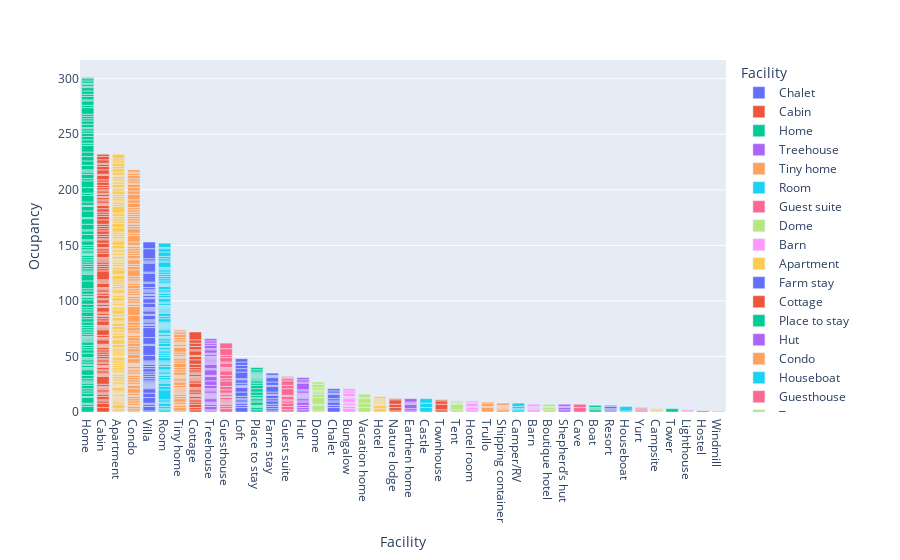

This figure's notebook cell:
### Code cell
fig = px.bar(
    df3,
    y = df3['Ocupancy'],
    x = df3['Facility'],
    color = 'Facility'
    
)

fig.update_layout(
    xaxis={'categoryorder': 'total descending'}
)

fig.show()

### Figure 1 — Plotly figure (JSON) as saved in the notebook; plotly's stock layout.template omitted (floating-point values rounded to 4 significant figures)
{"data": [{"alignmentgroup": "True", "hovertemplate": "Facility=%{x}<br>Ocupancy=%{y}<extra></extra>", "legendgroup": "Chalet", "marker": {"color": "#636efa", "pattern": {"shape": ""}}, "name": "Chalet", "offsetgroup": "Chalet", "orientation": "v", "showlegend": true, "textposition": "auto", "type": "bar", "x": ["Chalet", "Chalet", "Chalet", "Chalet", "Chalet", "Chalet", "Chalet", "Chalet", "Chalet"], "xaxis": "x", "y": [4, 2, 3, 1, 2, 4, 1, 2, 2], "yaxis": "y"}, {"alignmentgroup": "True", "hovertemplate": "Facility=%{x}<br>Ocupancy=%{y}<extra></extra>", "legendgroup": "Cabin", "marker": {"color": "#EF553B", "pattern": {"shape": ""}}, "name": "Cabin", "offsetgroup": "Cabin", "orientation": "v", "showlegend": true, "textposition": "auto", "type": "bar", "x": ["Cabin", "Cabin", "Cabin", "Cabin", "Cabin", "Cabin", "Cabin", "Cabin", "Cabin", "Cabin", "Cabin", "Cabin", "Cabin", "Cabin", "Cabin", "Cabin", "Cabin", "Cabin", "Cabin", "Cabin", "Cabin", "Cabin", "Cabin", "Cabin", "Cabin", "Cabin", "Cabin", "Cabin", "Cabin", "Cabin", "Cabin", "Cabin", "Cabin", "Cabin", "Cabin", "Cabin", "Cabin", "Cabin", "Cabin", "Cabin", "Cabin", "Cabin", "Cabin", "Cabin", "Cabin", "Cabin", "Cabin", "Cabin", "Cabin", "Cabin", "Cabin", "Cabin", "Cabin", "Cabin", "Cabin", "Cabin", "Cabin", "Cabin", "Cabin", "Cabin", "Cabin", "Cabin", "Cabin", "Cabin", "Cabin", "Cabin", "Cabin", "Cabin", "Cabin", "Cabin", "Cabin", "Cabin", "Cabin", "Cabin", "Cabin", "Cabin", "Cabin", "Cabin", "Cabin", "Cabin", "Cabin", "Cabin", "Cabin", "Cabin", "Cabin", "Cabin", "Cabin", "Cabin", "Cabin", "Cabin", "Cabin", "Cabin", "Cabin", "Cabin", "Cabin", "Cabin", "Cabin", "Cabin", "Cabin", "Cabin", "Cabin", "Cabin", "Cabin", "Cabin", "Cabin", "Cabin", "Cabin", "Cabin", "Cabin", "Cabin", "Cabin", "Cabin", "Cabin", "Cabin", "Cabin", "Cabin"], "xaxis": "x", "y": [4, 4, 2, 1, 3, 2, 1, 1, 2, 1, 1, 1, 2, 7, 1, 1, 1, 2, 1, 2, 1, 1, 2, 1, 2, 1, 2, 2, 2, 2, 2, 1, 1, 1, 4, 1, 1, 2, 5, 1, 1, 1, 1, 4, 2, 2, 1, 2, 1, 4, 1, 2, 1, 3, 1, 3, 2, 1, 2, 1, 1, 4, 1, 1, 1, 8, 2, 2, 2, 2, 1, 1, 1, 1, 4, 2, 2, 1, 4, 3, 1, 2, 2, 3, 2, 2, 2, 4, 3, 2, 2, 3, 3, 1, 1, 2, 1, 2, 1, 2, 1, 2, 1, 2, 2, 3, 2, 4, 1, 4, 3, 2, 1, 3, 3, 2], "yaxis": "y"}, {"alignmentgroup": "True", "hovertemplate": "Facility=%{x}<br>Ocupancy=%{y}<extra></extra>", "legendgroup": "Home", "marker": {"color": "#00cc96", "pattern": {"shape": ""}}, "name": "Home", "offsetgroup": "Home", "orientation": "v", "showlegend": true, "textposition": "auto", "type": "bar", "x": ["Home", "Home", "Home", "Home", "Home", "Home", "Home", "Home", "Home", "Home", "Home", "Home", "Home", "Home", "Home", "Home", "Home", "Home", "Home", "Home", "Home", "Home", "Home", "Home", "Home", "Home", "Home", "Home", "Home", "Home", "Home", "Home", "Home", "Home", "Home", "Home", "Home", "Home", "Home", "Home", "Home", "Home", "Home", "Home", "Home", "Home", "Home", "Home", "Home", "Home", "Home", "Home", "Home", "Home", "Home", "Home", "Home", "Home", "Home", "Home", "Home", "Home", "Home", "Home", "Home", "Home", "Home", "Home", "Home", "Home", "Home", "Home", "Home", "Home", "Home", "Home", "Home", "Home", "Home", "Home", "Home", "Home", "Home", "Home", "Home", "Home", "Home", "Home", "Home", "Home", "Home", "Home", "Home", "Home", "Home", "Home", "Home", "Home", "Home", "Home", "Home", "Home", "Home", "Home", "Home", "Home", "Home", "Home", "Home", "Home", "Home", "Home", "Home", "Home", "Home", "Home", "Home", "Home", "Home", "Home", "Home"], "xaxis": "x", "y": [5, 2, 1, 5, 1, 3, 2, 2, 3, 2, 1, 1, 2, 3, 5, 1, 1, 2, 1, 2, 2, 1, 1, 4, 3, 2, 2, 3, 1, 1, 1, 1, 1, 2, 2, 2, 2, 2, 3, 3, 2, 4, 2, 2, 3, 4, 2, 1, 2, 3, 2, 7, 6, 1, 1, 1, 2, 2, 2, 2, 2, 2, 2, 1, 1, 2, 1, 2, 2, 4, 1, 5, 3, 1, 5, 5, 1, 6, 4, 1, 3, 6, 2, 5, 6, 2, 4, 2, 1, 1, 4, 4, 4, 4, 6, 2, 3, 3, 3, 2, 2, 1, 3, 3, 2, 2, 2, 6, 2, 4, 1, 3, 2, 3, 3, 1, 2, 1, 2, 2, 1], "yaxis": "y"}, {"alignmentgroup": "True", "hovertemplate": "Facility=%{x}<br>Ocupancy=%{y}<extra></extra>", "legendgroup": "Treehouse", "marker": {"color": "#ab63fa", "pattern": {"shape": ""}}, "name": "Treehouse", "offsetgroup": "Treehouse", "orientation": "v", "showlegend": true, "textposition": "auto", "type": "bar", "x": ["Treehouse", "Treehouse", "Treehouse", "Treehouse", "Treehouse", "Treehouse", "Treehouse", "Treehouse", "Treehouse", "Treehouse", "Treehouse", "Treehouse", "Treehouse", "Treehouse", "Treehouse", "Treehouse", "Treehouse", "Treehouse", "Treehouse", "Treehouse", "Treehouse", "Treehouse", "Treehouse", "Treehouse", "Treehouse", "Treehouse", "Treehouse", "Treehouse", "Treehouse", "Treehouse", "Treehouse", "Treehouse", "Treehouse", "Treehouse", "Treehouse", "Treehouse", "Treehouse"], "xaxis": "x", "y": [1, 1, 3, 2, 1, 1, 3, 1, 1, 1, 1, 1, 2, 1, 1, 3, 4, 4, 1, 5, 1, 4, 1, 1, 1, 1, 1, 1, 1, 2, 1, 3, 1, 3, 2, 2, 2], "yaxis": "y"}, {"alignmentgroup": "True", "hovertemplate": "Facility=%{x}<br>Ocupancy=%{y}<extra></extra>", "legendgroup": "Tiny home", "marker": {"color": "#FFA15A", "pattern": {"shape": ""}}, "name": "Tiny home", "offsetgroup": "Tiny home", "orientation": "v", "showlegend": true, "textposition": "auto", "type": "bar", "x": ["Tiny home", "Tiny home", "Tiny home", "Tiny home", "Tiny home", "Tiny home", "Tiny home", "Tiny home", "Tiny home", "Tiny home", "Tiny home", "Tiny home", "Tiny home", "Tiny home", "Tiny home", "Tiny home", "Tiny home", "Tiny home", "Tiny home", "Tiny home", "Tiny home", "Tiny home", "Tiny home", "Tiny home", "Tiny home", "Tiny home", "Tiny home", "Tiny home", "Tiny home", "Tiny home", "Tiny home", "Tiny home", "Tiny home", "Tiny home", "Tiny home", "Tiny home", "Tiny home", "Tiny home", "Tiny home", "Tiny home", "Tiny home", "Tiny home"], "xaxis": "x", "y": [1, 3, 2, 1, 2, 3, 2, 2, 1, 1, 1, 1, 1, 1, 2, 3, 1, 2, 1, 1, 1, 3, 2, 2, 4, 2, 2, 1, 1, 2, 2, 4, 1, 2, 1, 1, 2, 2, 3, 2, 1, 1], "yaxis": "y"}, {"alignmentgroup": "True", "hovertemplate": "Facility=%{x}<br>Ocupancy=%{y}<extra></extra>", "legendgroup": "Room", "marker": {"color": "#19d3f3", "pattern": {"shape": ""}}, "name": "Room", "offsetgroup": "Room", "orientation": "v", "showlegend": true, "textposition": "auto", "type": "bar", "x": ["Room", "Room", "Room", "Room", "Room", "Room", "Room", "Room", "Room", "Room", "Room", "Room", "Room", "Room", "Room", "Room", "Room", "Room", "Room", "Room", "Room", "Room", "Room", "Room", "Room", "Room", "Room", "Room", "Room", "Room", "Room", "Room", "Room", "Room", "Room", "Room", "Room", "Room", "Room", "Room", "Room", "Room", "Room", "Room", "Room", "Room", "Room", "Room", "Room", "Room", "Room", "Room", "Room", "Room", "Room", "Room", "Room", "Room", "Room", "Room", "Room", "Room", "Room", "Room", "Room", "Room", "Room", "Room", "Room", "Room", "Room", "Room", "Room", "Room", "Room", "Room", "Room", "Room", "Room", "Room", "Room", "Room", "Room"], "xaxis": "x", "y": [2, 1, 2, 3, 1, 2, 9, 3, 3, 1, 1, 1, 2, 2, 1, 2, 1, 1, 3, 2, 1, 1, 1, 3, 2, 2, 2, 1, 2, 1, 3, 2, 2, 1, 1, 2, 1, 3, 1, 1, 1, 1, 1, 1, 1, 3, 2, 3, 1, 1, 1, 1, 1, 1, 1, 2, 1, 3, 1, 2, 2, 1, 2, 3, 1, 1, 1, 2, 2, 2, 2, 2, 2, 1, 1, 5, 1, 2, 2, 4, 3, 1, 4], "yaxis": "y"}, {"alignmentgroup": "True", "hovertemplate": "Facility=%{x}<br>Ocupancy=%{y}<extra></extra>", "legendgroup": "Guest suite", "marker": {"color": "#FF6692", "pattern": {"shape": ""}}, "name": "Guest suite", "offsetgroup": "Guest suite", "orientation": "v", "showlegend": true, "textposition": "auto", "type": "bar", "x": ["Guest suite", "Guest suite", "Guest suite", "Guest suite", "Guest suite", "Guest suite", "Guest suite", "Guest suite", "Guest suite", "Guest suite", "Guest suite", "Guest suite", "Guest suite"], "xaxis": "x", "y": [2, 3, 3, 2, 1, 3, 1, 6, 3, 4, 2, 1, 1], "yaxis": "y"}, {"alignmentgroup": "True", "hovertemplate": "Facility=%{x}<br>Ocupancy=%{y}<extra></extra>", "legendgroup": "Dome", "marker": {"color": "#B6E880", "pattern": {"shape": ""}}, "name": "Dome", "offsetgroup": "Dome", "orientation": "v", "showlegend": true, "textposition": "auto", "type": "bar", "x": ["Dome", "Dome", "Dome", "Dome", "Dome", "Dome", "Dome", "Dome", "Dome", "Dome", "Dome"], "xaxis": "x", "y": [1, 5, 1, 6, 3, 2, 1, 1, 2, 3, 2], "yaxis": "y"}, {"alignmentgroup": "True", "hovertemplate": "Facility=%{x}<br>Ocupancy=%{y}<extra></extra>", "legendgroup": "Barn", "marker": {"color": "#FF97FF", "pattern": {"shape": ""}}, "name": "Barn", "offsetgroup": "Barn", "orientation": "v", "showlegend": true, "textposition": "auto", "type": "bar", "x": ["Barn", "Barn", "Barn", "Barn", "Barn"], "xaxis": "x", "y": [2, 1, 1, 1, 2], "yaxis": "y"}, {"alignmentgroup": "True", "hovertemplate": "Facility=%{x}<br>Ocupancy=%{y}<extra></extra>", "legendgroup": "Apartment", "marker": {"color": "#FECB52", "pattern": {"shape": ""}}, "name": "Apartment", "offsetgroup": "Apartment", "orientation": "v", "showlegend": true, "textposition": "auto", "type": "bar", "x": ["Apartment", "Apartment", "Apartment", "Apartment", "Apartment", "Apartment", "Apartment", "Apartment", "Apartment", "Apartment", "Apartment", "Apartment", "Apartment", "Apartment", "Apartment", "Apartment", "Apartment", "Apartment", "Apartment", "Apartment", "Apartment", "Apartment", "Apartment", "Apartment", "Apartment", "Apartment", "Apartment", "Apartment", "Apartment", "Apartment", "Apartment", "Apartment", "Apartment", "Apartment", "Apartment", "Apartment", "Apartment", "Apartment", "Apartment", "Apartment", "Apartment", "Apartment", "Apartment", "Apartment", "Apartment", "Apartment", "Apartment", "Apartment", "Apartment", "Apartment", "Apartment", "Apartment", "Apartment", "Apartment", "Apartment", "Apartment", "Apartment", "Apartment", "Apartment", "Apartment", "Apartment", "Apartment", "Apartment", "Apartment", "Apartment", "Apartment", "Apartment", "Apartment", "Apartment", "Apartment", "Apartment", "Apartment", "Apartment", "Apartment", "Apartment", "Apartment", "Apartment", "Apartment", "Apartment", "Apartment", "Apartment", "Apartment", "Apartment", "Apartment", "Apartment", "Apartment", "Apartment", "Apartment", "Apartment", "Apartment", "Apartment", "Apartment", "Apartment", "Apartment", "Apartment", "Apartment", "Apartment", "Apartment", "Apartment", "Apartment", "Apartment", "Apartment", "Apartment", "Apartment", "Apartment", "Apartment", "Apartment", "Apartment", "Apartment", "Apartment", "Apartment", "Apartment", "Apartment", "Apartment", "Apartment", "Apartment", "Apartment", "Apartment", "Apartment"], "xaxis": "x", "y": [1, 2, 4, 2, 1, 1, 1, 1, 1, 2, 1, 1, 1, 3, 1, 1, 1, 2, 1, 2, 2, 2, 1, 1, 2, 2, 2, 2, 2, 3, 1, 1, 2, 2, 2, 1, 3, 4, 1, 3, 2, 1, 2, 3, 3, 1, 1, 3, 1, 2, 4, 2, 1, 1, 2, 1, 1, 3, 2, 1, 1, 3, 1, 2, 2, 2, 2, 4, 1, 4, 2, 1, 2, 2, 1, 1, 1, 2, 1, 2, 1, 2, 1, 3, 4, 1, 1, 2, 2, 2, 4, 4, 2, 2, 2, 3, 6, 2, 2, 1, 2, 2, 2, 3, 2, 1, 3, 2, 1, 2, 2, 1, 3, 3, 2, 3, 2, 2, 4], "yaxis": "y"}, {"alignmentgroup": "True", "hovertemplate": "Facility=%{x}<br>Ocupancy=%{y}<extra></extra>", "legendgroup": "Farm stay", "marker": {"color": "#636efa", "pattern": {"shape": ""}}, "name": "Farm stay", "offsetgroup": "Farm stay", "orientation": "v", "showlegend": true, "textposition": "auto", "type": "bar", "x": ["Farm stay", "Farm stay", "Farm stay", "Farm stay", "Farm stay", "Farm stay", "Farm stay", "Farm stay", "Farm stay", "Farm stay", "Farm stay", "Farm stay", "Farm stay", "Farm stay", "Farm stay", "Farm stay"], "xaxis": "x", "y": [1, 2, 2, 2, 3, 2, 3, 1, 2, 5, 1, 3, 4, 1, 1, 2], "yaxis": "y"}, {"alignmentgroup": "True", "hovertemplate": "Facility=%{x}<br>Ocupancy=%{y}<extra></extra>", "legendgroup": "Cottage", "marker": {"color": "#EF553B", "pattern": {"shape": ""}}, "name": "Cottage", "offsetgroup": "Cottage", "orientation": "v", "showlegend": true, "textposition": "auto", "type": "bar", "x": ["Cottage", "Cottage", "Cottage", "Cottage", "Cottage", "Cottage", "Cottage", "Cottage", "Cottage", "Cottage", "Cottage", "Cottage", "Cottage", "Cottage", "Cottage", "Cottage", "Cottage", "Cottage", "Cottage", "Cottage", "Cottage", "Cottage", "Cottage", "Cottage", "Cottage", "Cottage", "Cottage", "Cottage", "Cottage", "Cottage", "Cottage", "Cottage", "Cottage", "Cottage"], "xaxis": "x", "y": [2, 2, 3, 2, 2, 1, 2, 1, 1, 2, 2, 1, 1, 4, 2, 1, 1, 1, 1, 2, 1, 1, 2, 2, 3, 4, 3, 1, 4, 1, 3, 3, 3, 7], "yaxis": "y"}, {"alignmentgroup": "True", "hovertemplate": "Facility=%{x}<br>Ocupancy=%{y}<extra></extra>", "legendgroup": "Place to stay", "marker": {"color": "#00cc96", "pattern": {"shape": ""}}, "name": "Place to stay", "offsetgroup": "Place to stay", "orientation": "v", "showlegend": true, "textposition": "auto", "type": "bar", "x": ["Place to stay", "Place to stay", "Place to stay", "Place to stay", "Place to stay", "Place to stay", "Place to stay", "Place to stay", "Place to stay", "Place to stay", "Place to stay", "Place to stay", "Place to stay", "Place to stay", "Place to stay", "Place to stay", "Place to stay", "Place to stay", "Place to stay", "Place to stay", "Place to stay", "Place to stay", "Place to stay", "Place to stay"], "xaxis": "x", "y": [2, 2, 1, 1, 3, 1, 2, 1, 2, 3, 3, 3, 2, 2, 1, 1, 1, 1, 1, 1, 1, 1, 2, 2], "yaxis": "y"}, {"alignmentgroup": "True", "hovertemplate": "Facility=%{x}<br>Ocupancy=%{y}<extra></extra>", "legendgroup": "Hut", "marker": {"color": "#ab63fa", "pattern": {"shape": ""}}, "name": "Hut", "offsetgroup": "Hut", "orientation": "v", "showlegend": true, "textposition": "auto", "type": "bar", "x": ["Hut", "Hut", "Hut", "Hut", "Hut", "Hut", "Hut", "Hut", "Hut", "Hut", "Hut", "Hut", "Hut", "Hut", "Hut", "Hut", "Hut"], "xaxis": "x", "y": [2, 2, 2, 3, 1, 2, 1, 1, 1, 1, 1, 2, 1, 6, 1, 2, 2], "yaxis": "y"}, {"alignmentgroup": "True", "hovertemplate": "Facility=%{x}<br>Ocupancy=%{y}<extra></extra>", "legendgroup": "Condo", "marker": {"color": "#FFA15A", "pattern": {"shape": ""}}, "name": "Condo", "offsetgroup": "Condo", "orientation": "v", "showlegend": true, "textposition": "auto", "type": "bar", "x": ["Condo", "Condo", "Condo", "Condo", "Condo", "Condo", "Condo", "Condo", "Condo", "Condo", "Condo", "Condo", "Condo", "Condo", "Condo", "Condo", "Condo", "Condo", "Condo", "Condo", "Condo", "Condo", "Condo", "Condo", "Condo", "Condo", "Condo", "Condo", "Condo", "Condo", "Condo", "Condo", "Condo", "Condo", "Condo", "Condo", "Condo", "Condo", "Condo", "Condo", "Condo", "Condo", "Condo", "Condo", "Condo", "Condo", "Condo", "Condo", "Condo", "Condo", "Condo", "Condo", "Condo", "Condo", "Condo", "Condo", "Condo", "Condo", "Condo", "Condo", "Condo", "Condo", "Condo", "Condo", "Condo", "Condo", "Condo", "Condo", "Condo", "Condo", "Condo", "Condo", "Condo", "Condo", "Condo", "Condo", "Condo", "Condo", "Condo", "Condo", "Condo", "Condo", "Condo", "Condo", "Condo", "Condo", "Condo", "Condo", "Condo", "Condo", "Condo", "Condo", "Condo", "Condo", "Condo"], "xaxis": "x", "y": [1, 2, 2, 1, 2, 2, 2, 2, 1, 2, 4, 3, 1, 2, 2, 2, 2, 1, 2, 2, 1, 2, 1, 1, 1, 4, 4, 2, 3, 2, 3, 2, 3, 2, 1, 1, 2, 3, 2, 3, 6, 8, 2, 1, 2, 2, 2, 1, 2, 2, 2, 3, 2, 1, 1, 2, 2, 6, 3, 2, 4, 1, 3, 2, 2, 2, 2, 1, 3, 6, 2, 4, 2, 2, 1, 2, 2, 2, 2, 2, 2, 2, 4, 3, 5, 3, 3, 3, 1, 2, 2, 3, 2, 1, 2], "yaxis": "y"}, {"alignmentgroup": "True", "hovertemplate": "Facility=%{x}<br>Ocupancy=%{y}<extra></extra>", "legendgroup": "Houseboat", "marker": {"color": "#19d3f3", "pattern": {"shape": ""}}, "name": "Houseboat", "offsetgroup": "Houseboat", "orientation": "v", "showlegend": true, "textposition": "auto", "type": "bar", "x": ["Houseboat", "Houseboat"], "xaxis": "x", "y": [1, 4], "yaxis": "y"}, {"alignmentgroup": "True", "hovertemplate": "Facility=%{x}<br>Ocupancy=%{y}<extra></extra>", "legendgroup": "Guesthouse", "marker": {"color": "#FF6692", "pattern": {"shape": ""}}, "name": "Guesthouse", "offsetgroup": "Guesthouse", "orientation": "v", "showlegend": true, "textposition": "auto", "type": "bar", "x": ["Guesthouse", "Guesthouse", "Guesthouse", "Guesthouse", "Guesthouse", "Guesthouse", "Guesthouse", "Guesthouse", "Guesthouse", "Guesthouse", "Guesthouse", "Guesthouse", "Guesthouse", "Guesthouse", "Guesthouse", "Guesthouse", "Guesthouse", "Guesthouse", "Guesthouse", "Guesthouse", "Guesthouse", "Guesthouse", "Guesthouse", "Guesthouse", "Guesthouse", "Guesthouse"], "xaxis": "x", "y": [3, 2, 2, 1, 1, 1, 1, 2, 1, 2, 1, 3, 3, 5, 2, 3, 4, 1, 1, 1, 4, 1, 4, 2, 6, 5], "yaxis": "y"}, {"alignmentgroup": "True", "hovertemplate": "Facility=%{x}<br>Ocupancy=%{y}<extra></extra>", "legendgroup": "Tent", "marker": {"color": "#B6E880", "pattern": {"shape": ""}}, "name": "Tent", "offsetgroup": "Tent", "orientation": "v", "showlegend": true, "textposition": "auto", "type": "bar", "x": ["Tent", "Tent", "Tent", "Tent", "Tent"], "xaxis": "x", "y": [2, 5, 1, 1, 1], "yaxis": "y"}, {"alignmentgroup": "True", "hovertemplate": "Facility=%{x}<br>Ocupancy=%{y}<extra></extra>", "legendgroup": "Hotel room", "marker": {"color": "#FF97FF", "pattern": {"shape": ""}}, "name": "Hotel room", "offsetgroup": "Hotel room", "orientation": "v", "showlegend": true, "textposition": "auto", "type": "bar", "x": ["Hotel room", "Hotel room", "Hotel room", "Hotel room", "Hotel room", "Hotel room"], "xaxis": "x", "y": [2, 2, 1, 3, 1, 1], "yaxis": "y"}, {"alignmentgroup": "True", "hovertemplate": "Facility=%{x}<br>Ocupancy=%{y}<extra></extra>", "legendgroup": "Campsite", "marker": {"color": "#FECB52", "pattern": {"shape": ""}}, "name": "Campsite", "offsetgroup": "Campsite", "orientation": "v", "showlegend": true, "textposition": "auto", "type": "bar", "x": ["Campsite", "Campsite", "Campsite"], "xaxis": "x", "y": [1, 1, 1], "yaxis": "y"}, {"alignmentgroup": "True", "hovertemplate": "Facility=%{x}<br>Ocupancy=%{y}<extra></extra>", "legendgroup": "Loft", "marker": {"color": "#636efa", "pattern": {"shape": ""}}, "name": "Loft", "offsetgroup": "Loft", "orientation": "v", "showlegend": true, "textposition": "auto", "type": "bar", "x": ["Loft", "Loft", "Loft", "Loft", "Loft", "Loft", "Loft", "Loft", "Loft", "Loft", "Loft", "Loft", "Loft", "Loft", "Loft", "Loft", "Loft", "Loft", "Loft"], "xaxis": "x", "y": [4, 2, 2, 1, 2, 1, 2, 4, 4, 1, 1, 2, 3, 1, 6, 3, 3, 3, 3], "yaxis": "y"}, {"alignmentgroup": "True", "hovertemplate": "Facility=%{x}<br>Ocupancy=%{y}<extra></extra>", "legendgroup": "Nature lodge", "marker": {"color": "#EF553B", "pattern": {"shape": ""}}, "name": "Nature lodge", "offsetgroup": "Nature lodge", "orientation": "v", "showlegend": true, "textposition": "auto", "type": "bar", "x": ["Nature lodge", "Nature lodge", "Nature lodge", "Nature lodge", "Nature lodge"], "xaxis": "x", "y": [1, 3, 3, 4, 1], "yaxis": "y"}, {"alignmentgroup": "True", "hovertemplate": "Facility=%{x}<br>Ocupancy=%{y}<extra></extra>", "legendgroup": "Boat", "marker": {"color": "#00cc96", "pattern": {"shape": ""}}, "name": "Boat", "offsetgroup": "Boat", "orientation": "v", "showlegend": true, "textposition": "auto", "type": "bar", "x": ["Boat", "Boat", "Boat", "Boat"], "xaxis": "x", "y": [2, 1, 1, 2], "yaxis": "y"}, {"alignmentgroup": "True", "hovertemplate": "Facility=%{x}<br>Ocupancy=%{y}<extra></extra>", "legendgroup": "Earthen home", "marker": {"color": "#ab63fa", "pattern": {"shape": ""}}, "name": "Earthen home", "offsetgroup": "Earthen home", "orientation": "v", "showlegend": true, "textposition": "auto", "type": "bar", "x": ["Earthen home", "Earthen home", "Earthen home", "Earthen home", "Earthen home", "Earthen home"], "xaxis": "x", "y": [1, 2, 4, 1, 1, 3], "yaxis": "y"}, {"alignmentgroup": "True", "hovertemplate": "Facility=%{x}<br>Ocupancy=%{y}<extra></extra>", "legendgroup": "Shipping container", "marker": {"color": "#FFA15A", "pattern": {"shape": ""}}, "name": "Shipping container", "offsetgroup": "Shipping container", "orientation": "v", "showlegend": true, "textposition": "auto", "type": "bar", "x": ["Shipping container", "Shipping container", "Shipping container", "Shipping container", "Shipping container", "Shipping container"], "xaxis": "x", "y": [2, 1, 1, 1, 1, 2], "yaxis": "y"}, {"alignmentgroup": "True", "hovertemplate": "Facility=%{x}<br>Ocupancy=%{y}<extra></extra>", "legendgroup": "Camper/RV", "marker": {"color": "#19d3f3", "pattern": {"shape": ""}}, "name": "Camper/RV", "offsetgroup": "Camper/RV", "orientation": "v", "showlegend": true, "textposition": "auto", "type": "bar", "x": ["Camper/RV", "Camper/RV", "Camper/RV", "Camper/RV"], "xaxis": "x", "y": [2, 1, 2, 3], "yaxis": "y"}, {"alignmentgroup": "True", "hovertemplate": "Facility=%{x}<br>Ocupancy=%{y}<extra></extra>", "legendgroup": "Yurt", "marker": {"color": "#FF6692", "pattern": {"shape": ""}}, "name": "Yurt", "offsetgroup": "Yurt", "orientation": "v", "showlegend": true, "textposition": "auto", "type": "bar", "x": ["Yurt", "Yurt", "Yurt", "Yurt"], "xaxis": "x", "y": [1, 1, 1, 1], "yaxis": "y"}, {"alignmentgroup": "True", "hovertemplate": "Facility=%{x}<br>Ocupancy=%{y}<extra></extra>", "legendgroup": "Boutique hotel", "marker": {"color": "#B6E880", "pattern": {"shape": ""}}, "name": "Boutique hotel", "offsetgroup": "Boutique hotel", "orientation": "v", "showlegend": true, "textposition": "auto", "type": "bar", "x": ["Boutique hotel", "Boutique hotel", "Boutique hotel", "Boutique hotel"], "xaxis": "x", "y": [2, 2, 1, 2], "yaxis": "y"}, {"alignmentgroup": "True", "hovertemplate": "Facility=%{x}<br>Ocupancy=%{y}<extra></extra>", "legendgroup": "Bungalow", "marker": {"color": "#FF97FF", "pattern": {"shape": ""}}, "name": "Bungalow", "offsetgroup": "Bungalow", "orientation": "v", "showlegend": true, "textposition": "auto", "type": "bar", "x": ["Bungalow", "Bungalow", "Bungalow", "Bungalow", "Bungalow", "Bungalow", "Bungalow", "Bungalow", "Bungalow", "Bungalow", "Bungalow"], "xaxis": "x", "y": [3, 2, 1, 2, 1, 3, 1, 1, 3, 2, 2], "yaxis": "y"}, {"alignmentgroup": "True", "hovertemplate": "Facility=%{x}<br>Ocupancy=%{y}<extra></extra>", "legendgroup": "Hotel", "marker": {"color": "#FECB52", "pattern": {"shape": ""}}, "name": "Hotel", "offsetgroup": "Hotel", "orientation": "v", "showlegend": true, "textposition": "auto", "type": "bar", "x": ["Hotel", "Hotel", "Hotel", "Hotel", "Hotel", "Hotel", "Hotel", "Hotel", "Hotel"], "xaxis": "x", "y": [3, 3, 1, 1, 1, 1, 1, 1, 2], "yaxis": "y"}, {"alignmentgroup": "True", "hovertemplate": "Facility=%{x}<br>Ocupancy=%{y}<extra></extra>", "legendgroup": "Villa", "marker": {"color": "#636efa", "pattern": {"shape": ""}}, "name": "Villa", "offsetgroup": "Villa", "orientation": "v", "showlegend": true, "textposition": "auto", "type": "bar", "x": ["Villa", "Villa", "Villa", "Villa", "Villa", "Villa", "Villa", "Villa", "Villa", "Villa", "Villa", "Villa", "Villa", "Villa", "Villa", "Villa", "Villa", "Villa", "Villa", "Villa", "Villa", "Villa", "Villa", "Villa", "Villa", "Villa", "Villa", "Villa", "Villa", "Villa", "Villa", "Villa", "Villa", "Villa", "Villa", "Villa", "Villa", "Villa", "Villa", "Villa", "Villa", "Villa", "Villa", "Villa", "Villa", "Villa", "Villa", "Villa", "Villa", "Villa", "Villa", "Villa", "Villa", "Villa", "Villa", "Villa", "Villa", "Villa", "Villa"], "xaxis": "x", "y": [1, 4, 2, 1, 5, 4, 4, 1, 1, 1, 1, 1, 1, 1, 2, 2, 2, 2, 3, 2, 2, 1, 1, 1, 5, 9, 1, 6, 9, 2, 1, 2, 1, 1, 4, 1, 3, 1, 1, 1, 4, 4, 1, 2, 1, 2, 1, 1, 2, 4, 1, 8, 1, 8, 1, 1, 2, 9, 6], "yaxis": "y"}, {"alignmentgroup": "True", "hovertemplate": "Facility=%{x}<br>Ocupancy=%{y}<extra></extra>", "legendgroup": "Hostel", "marker": {"color": "#EF553B", "pattern": {"shape": ""}}, "name": "Hostel", "offsetgroup": "Hostel", "orientation": "v", "showlegend": true, "textposition": "auto", "type": "bar", "x": ["Hostel"], "xaxis": "x", "y": [1], "yaxis": "y"}, {"alignmentgroup": "True", "hovertemplate": "Facility=%{x}<br>Ocupancy=%{y}<extra></extra>", "legendgroup": "Tower", "marker": {"color": "#00cc96", "pattern": {"shape": ""}}, "name": "Tower", "offsetgroup": "Tower", "orientation": "v", "showlegend": true, "textposition": "auto", "type": "bar", "x": ["Tower"], "xaxis": "x", "y": [3], "yaxis": "y"}, {"alignmentgroup": "True", "hovertemplate": "Facility=%{x}<br>Ocupancy=%{y}<extra></extra>", "legendgroup": "Shepherd’s hut", "marker": {"color": "#ab63fa", "pattern": {"shape": ""}}, "name": "Shepherd’s hut", "offsetgroup": "Shepherd’s hut", "orientation": "v", "showlegend": true, "textposition": "auto", "type": "bar", "x": ["Shepherd’s hut", "Shepherd’s hut", "Shepherd’s hut", "Shepherd’s hut"], "xaxis": "x", "y": [2, 2, 1, 2], "yaxis": "y"}, {"alignmentgroup": "True", "hovertemplate": "Facility=%{x}<br>Ocupancy=%{y}<extra></extra>", "legendgroup": "Trullo", "marker": {"color": "#FFA15A", "pattern": {"shape": ""}}, "name": "Trullo", "offsetgroup": "Trullo", "orientation": "v", "showlegend": true, "textposition": "auto", "type": "bar", "x": ["Trullo", "Trullo", "Trullo", "Trullo"], "xaxis": "x", "y": [4, 1, 3, 1], "yaxis": "y"}, {"alignmentgroup": "True", "hovertemplate": "Facility=%{x}<br>Ocupancy=%{y}<extra></extra>", "legendgroup": "Castle", "marker": {"color": "#19d3f3", "pattern": {"shape": ""}}, "name": "Castle", "offsetgroup": "Castle", "orientation": "v", "showlegend": true, "textposition": "auto", "type": "bar", "x": ["Castle", "Castle", "Castle"], "xaxis": "x", "y": [4, 4, 4], "yaxis": "y"}, {"alignmentgroup": "True", "hovertemplate": "Facility=%{x}<br>Ocupancy=%{y}<extra></extra>", "legendgroup": "Cave", "marker": {"color": "#FF6692", "pattern": {"shape": ""}}, "name": "Cave", "offsetgroup": "Cave", "orientation": "v", "showlegend": true, "textposition": "auto", "type": "bar", "x": ["Cave", "Cave"], "xaxis": "x", "y": [4, 3], "yaxis": "y"}, {"alignmentgroup": "True", "hovertemplate": "Facility=%{x}<br>Ocupancy=%{y}<extra></extra>", "legendgroup": "Vacation home", "marker": {"color": "#B6E880", "pattern": {"shape": ""}}, "name": "Vacation home", "offsetgroup": "Vacation home", "orientation": "v", "showlegend": true, "textposition": "auto", "type": "bar", "x": ["Vacation home", "Vacation home", "Vacation home", "Vacation home", "Vacation home"], "xaxis": "x", "y": [4, 4, 4, 1, 3], "yaxis": "y"}, {"alignmentgroup": "True", "hovertemplate": "Facility=%{x}<br>Ocupancy=%{y}<extra></extra>", "legendgroup": "Lighthouse", "marker": {"color": "#FF97FF", "pattern": {"shape": ""}}, "name": "Lighthouse", "offsetgroup": "Lighthouse", "orientation": "v", "showlegend": true, "textposition": "auto", "type": "bar", "x": ["Lighthouse", "Lighthouse"], "xaxis": "x", "y": [1, 1], "yaxis": "y"}, {"alignmentgroup": "True", "hovertemplate": "Facility=%{x}<br>Ocupancy=%{y}<extra></extra>", "legendgroup": "Windmill", "marker": {"color": "#FECB52", "pattern": {"shape": ""}}, "name": "Windmill", "offsetgroup": "Windmill", "orientation": "v", "showlegend": true, "textposition": "auto", "type": "bar", "x": ["Windmill"], "xaxis": "x", "y": [1], "yaxis": "y"}, {"alignmentgroup": "True", "hovertemplate": "Facility=%{x}<br>Ocupancy=%{y}<extra></extra>", "legendgroup": "Resort", "marker": {"color": "#636efa", "pattern": {"shape": ""}}, "name": "Resort", "offsetgroup": "Resort", "orientation": "v", "showlegend": true, "textposition": "auto", "type": "bar", "x": ["Resort", "Resort", "Resort", "Resort", "Resort"], "xaxis": "x", "y": [1, 1, 1, 2, 1], "yaxis": "y"}, {"alignmentgroup": "True", "hovertemplate": "Facility=%{x}<br>Ocupancy=%{y}<extra></extra>", "legendgroup": "Townhouse", "marker": {"color": "#EF553B", "pattern": {"shape": ""}}, "name": "Townhouse", "offsetgroup": "Townhouse", "orientation": "v", "showlegend": true, "textposition": "auto", "type": "bar", "x": ["Townhouse", "Townhouse", "Townhouse", "Townhouse"], "xaxis": "x", "y": [2, 5, 3, 1], "yaxis": "y"}], "layout": {"barmode": "relative", "legend": {"title": {"text": "Facility"}, "tracegroupgap": 0}, "margin": {"t": 60}, "xaxis": {"anchor": "y", "categoryarray": ["Chalet", "Cabin", "Home", "Treehouse", "Tiny home", "Room", "Guest suite", "Dome", "Barn", "Apartment", "Farm stay", "Cottage", "Place to stay", "Hut", "Condo", "Houseboat", "Guesthouse", "Tent", "Hotel room", "Campsite", "Loft", "Nature lodge", "Boat", "Earthen home", "Shipping container", "Camper/RV", "Yurt", "Boutique hotel", "Bungalow", "Hotel", "Villa", "Hostel", "Tower", "Shepherd’s hut", "Trullo", "Castle", "Cave", "Vacation home", "Lighthouse", "Windmill", "Resort", "Townhouse"], "categoryorder": "total descending", "domain": [0, 1], "title": {"text": "Facility"}}, "yaxis": {"anchor": "x", "domain": [0, 1], "title": {"text": "Ocupancy"}}}}
